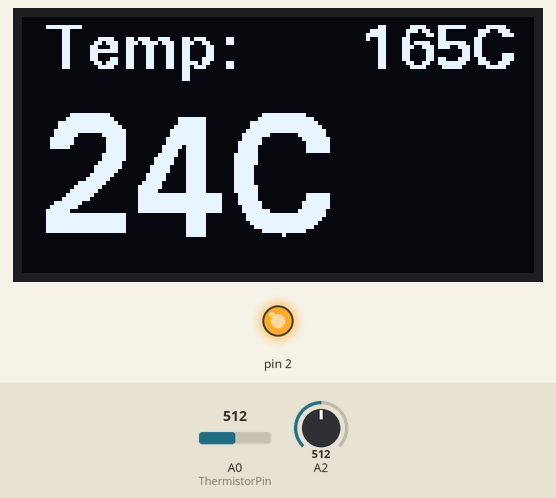
Recording of a sketch running on a simulated Arduino Uno, built with avr-gcc and run on an emulated ATmega328P. On the bench: 128×64 one-colour display, output pins drawn as LEDs (lit = HIGH). The inputs (shaded band) are chosen by the test bench; at power-on: A0 (ThermistorPin) = 512, A2 = 512. What the sketch prints to the serial monitor is not drawn.

Above: at 1.2 s.
1.3 s: A0 (ThermistorPin) set to 716
At 2.6 s:
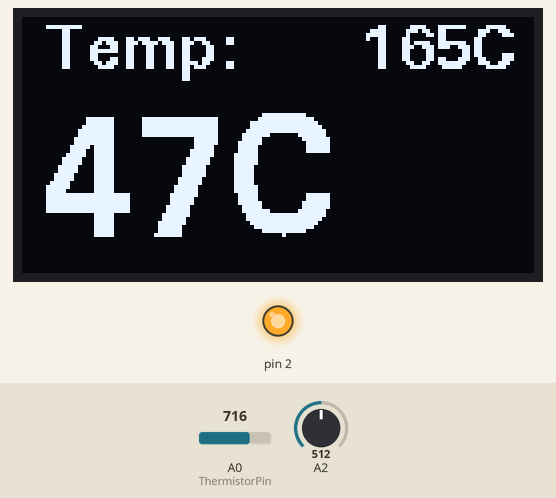
3.0 s: A2 set to 716
At 4.7 s:
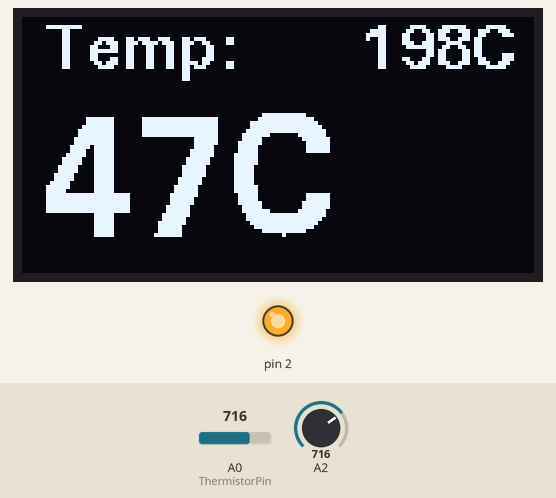
5.0 s: A0 (ThermistorPin) set to 900
At 6.4 s:
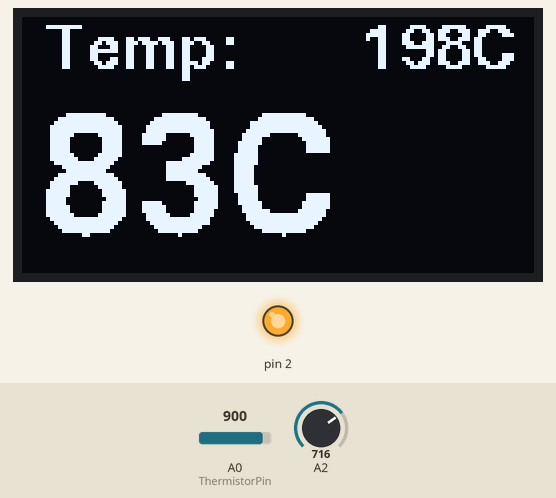
7.0 s: A2 set to 0
At 8.4 s:
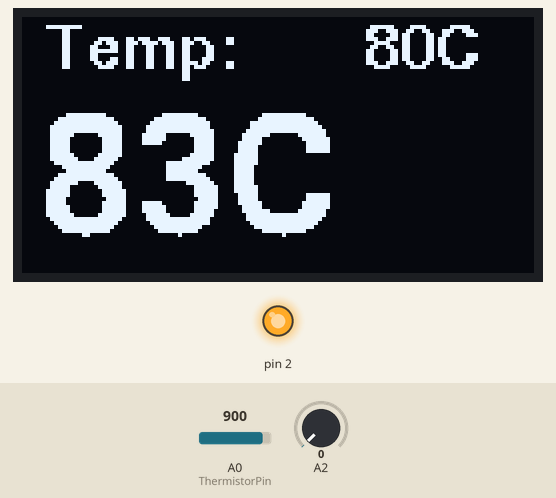
8.7 s: A0 (ThermistorPin) set to 1023
At 10.4 s:
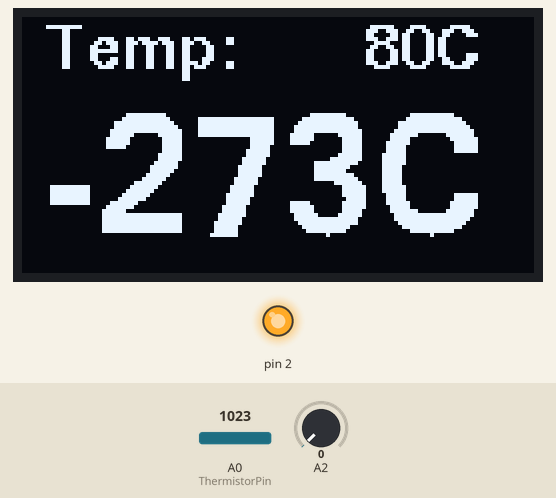
10.7 s: A2 set to 122
At 12.0 s:
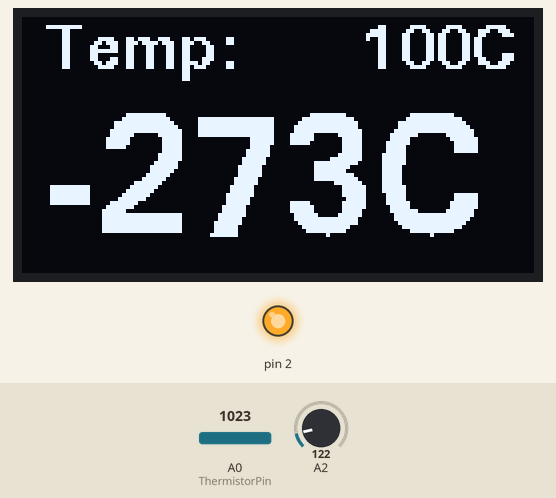
Timing chart, 0 to 13.5 s (numbered marks = the images above; inputs shaded):
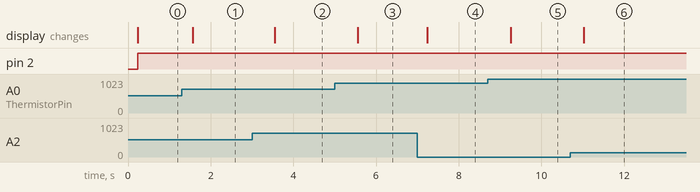

The sketch:

arduino.ino
```cpp
#include "U8glib.h"

U8GLIB_SSD1306_128X64 u8g(10, 9, 12, 11, 13); //创建对象

int ThermistorPin = A0;
int Vo;
double R1 = 10000;
double logR2, R2, T, Tc, Tf;
double c1 = 1.009249522e-03, c2 = 2.378405444e-04, c3 = 2.019202697e-07;

void setup(void) {
  Serial.begin(9600);
  pinMode(2, OUTPUT);
}

void loop(void) {
  int value = map(analogRead(A2), 0, 1023, 80, 250);
  //  Serial.println(value);

  Vo = analogRead(ThermistorPin);
  R2 = R1 * (1023.0 / (float)Vo - 1.0);
  logR2 = log(R2);
  T = (1.0 / (c1 + c2 * logR2 + c3 * logR2 * logR2 * logR2));
  Tc = T - 273.15;
  Tf = (Tc * 9.0) / 5.0 + 32.0;
  Serial.println(Tc);
  u8g.firstPage();  //表示图像循环的开始
  do {
    u8g.setFont(u8g_font_fub30);//设置字体和自号
    u8g.setPrintPos(5, 55); //显示的位置
    u8g.print(String(int(Tc)) + "C");
    u8g.setFont(u8g_font_fub11);
    u8g.setPrintPos(85, 13);
    u8g.print(String(value) + "C");
    u8g.setFont(u8g_font_fub11);
    u8g.setPrintPos(5, 13);
    u8g.print("Temp:");
  } while ( u8g.nextPage() ); //u8g.nextPage() 表示图像循环的结束

  if (Tc < value-8) {
    digitalWrite(2, HIGH);
    digitalWrite(A1, 1);
  }
  else if (Tc > value+8) {
    digitalWrite(2, LOW);
    digitalWrite(A1, 0);
  }
  delay(100);

}
```

Measured:
- after the input at 1.3 s, the display: changes after 0.27 s (image 1)
- after the input at 3.0 s, the display: changes after 0.55 s (image 2)
- after the input at 5.0 s, the display: changes after 0.55 s (image 3)
- after the input at 7.0 s, the display: changes after 0.25 s (image 4)
- after the input at 8.7 s, the display: changes after 0.56 s (image 5)
- after the input at 10.7 s, the display: changes after 0.33 s (image 6)
